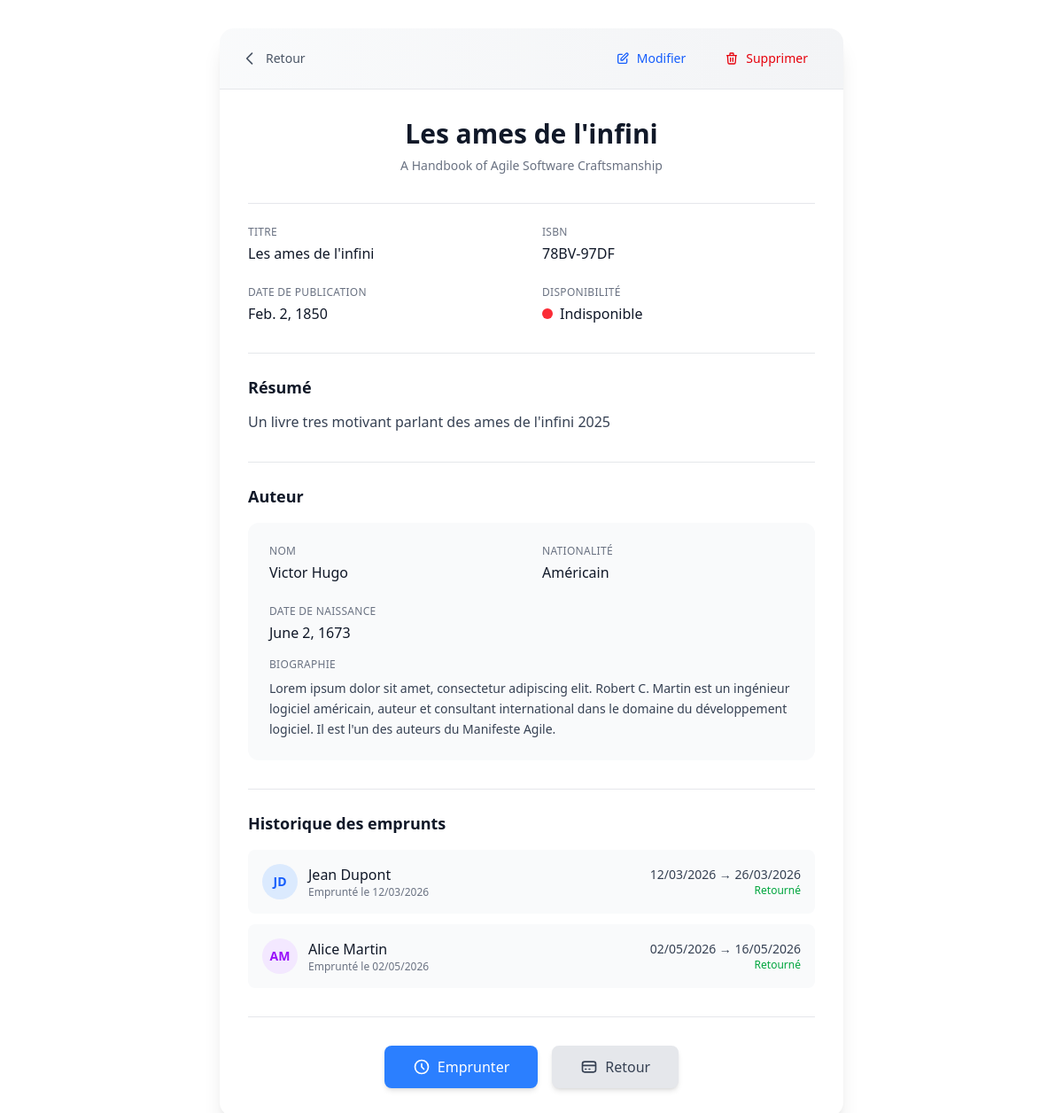
The app's page /books/detail/1/, older data.
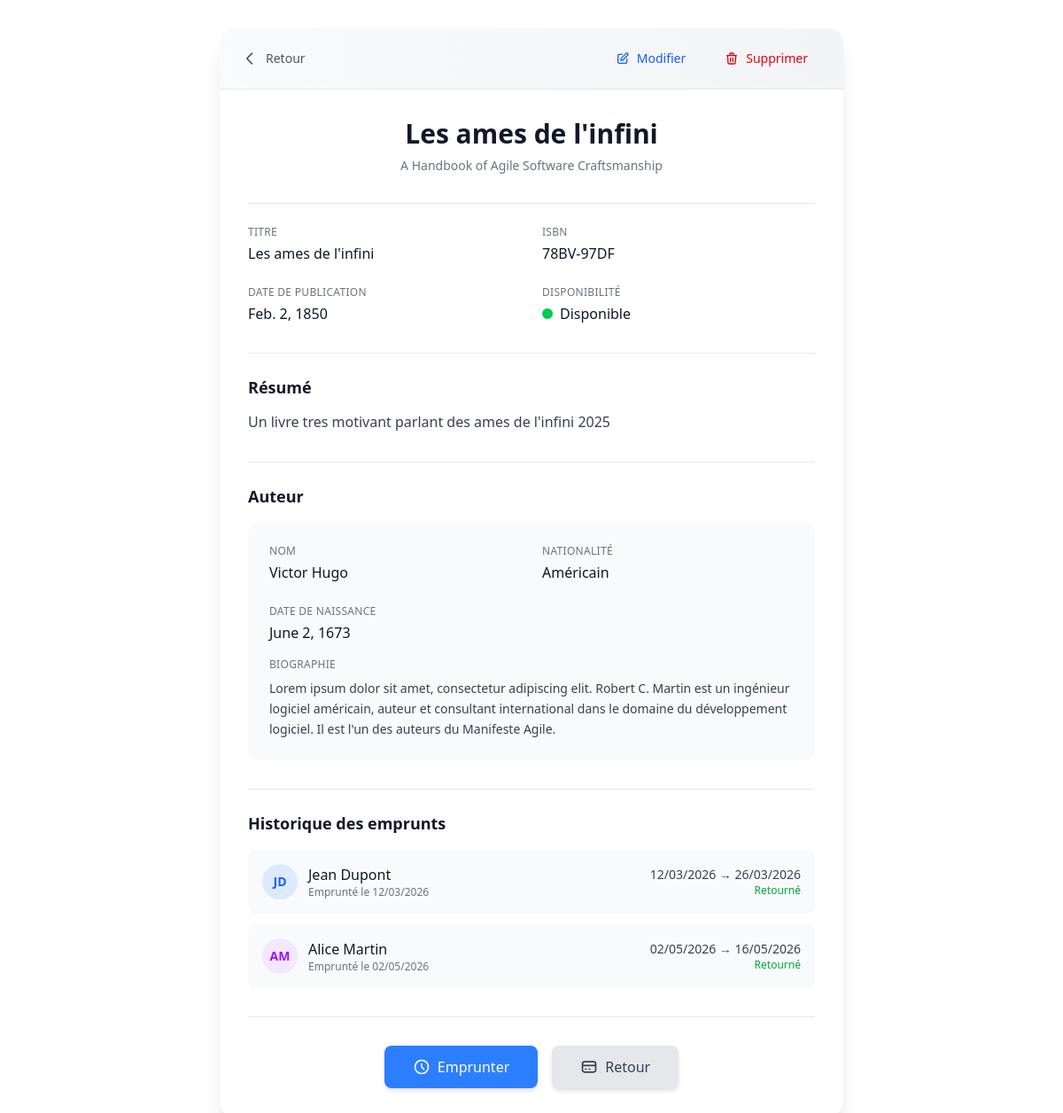
The same page, newer data.
### core/views.py (the view)
# urls.py: path('books/detail/<int:pk>/', views.book_detail,name="book_detail"),
def book_detail(request, pk):
    book = get_object_or_404(models.Book, id = pk)
    return render(request,"core/book_detail.html", {'book' : book})

### core/templates/core/book_detail.html (shortened to what the changed rows need)
{% load tailwind_tags %}
{% tailwind_css %}
    <div class="max-w-3xl mx-auto px-4 sm:px-6 lg:px-8 py-8">
        <div class="bg-white rounded-2xl shadow-xl overflow-hidden">
            <div class="p-8">
                <div class="text-center mb-8">
                    <h1 class="text-3xl font-bold text-gray-900 mb-2">{{ book.title }}</h1>
                </div>
                <div class="border-t border-gray-200 pt-6 mb-8">
                    <div class="grid grid-cols-2 gap-6">
                        <div>
                            <div class="flex items-center gap-2">
                                {% if book.available %}
                                    <span class="w-3 h-3 bg-green-500 rounded-full"></span>
                                    <span class="text-gray-900 font-medium">Disponible</span>
                                {% else %}
                                    <span class="w-3 h-3 bg-red-500 rounded-full"></span>
                                    <span class="text-gray-900 font-medium">Indisponible</span>
                                {% endif %}
                            </div>
                        </div>
                    </div>
                </div>
                <div class="border-t border-gray-200 pt-6 mb-8">
                    <h2 class="text-lg font-semibold text-gray-900 mb-3">Résumé</h2>
                </div>
                <div class="border-t border-gray-200 pt-6 mb-8">
                    <h2 class="text-lg font-semibold text-gray-900 mb-4">Auteur</h2>
                </div>
                <div class="border-t border-gray-200 pt-6 mb-8">
                    <h2 class="text-lg font-semibold text-gray-900 mb-4">Historique des emprunts</h2>
                </div>
            </div>
        </div>
    </div>

Row changes from the older to the newer data that the page shows:
changed Book "Les ames de l'infini": available False → True (drawn)
Text that changed along with them:
text no longer shown: "Indisponible"
text now shown: "Disponible"
